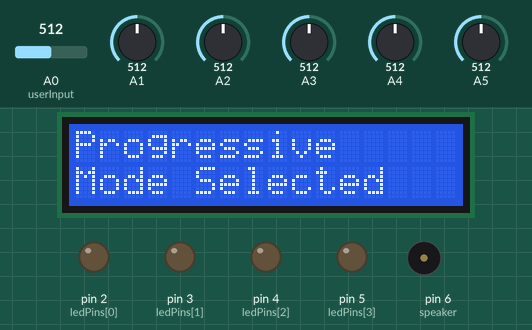
Recording of a sketch running on a simulated Arduino Uno, built with avr-gcc and run on an emulated ATmega328P. On the bench: 16×2 character LCD, output pins drawn as LEDs (lit = HIGH), buzzer (waves = sounding). Dashed ring = blinking. The inputs (shaded band) are chosen by the test bench; at power-on: A1 = 512, A2 = 512, A0 (userInput) = 512, A3 = 512, A4 = 512, A5 = 512. Random numbers use the default seed unless the sketch sets one.

Above: at 11.0 s.
11.1 s: A1 set to 710
At 14.3 s:
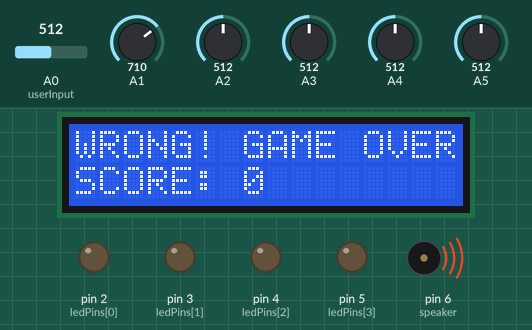
14.5 s: A2 set to 710
19.9 s: A0 (userInput) set to 115
At 22.14 s:
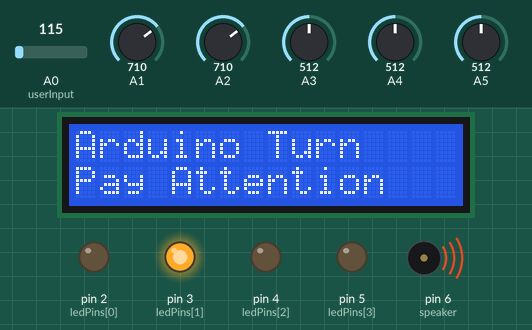
23.8 s: A1 set to 115
At 32.54 s:
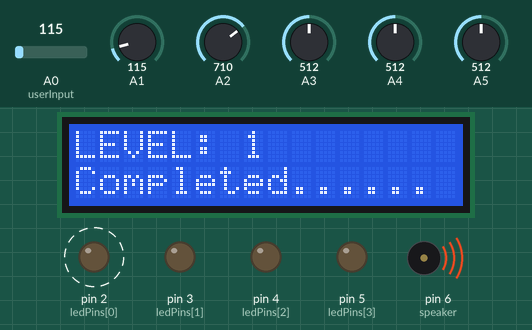
32.6 s: A2 set to 115
At 41.6 s:
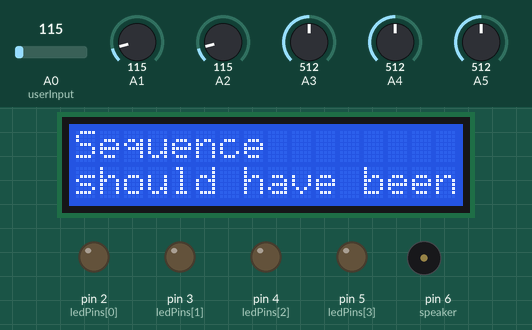
42.7 s: A3 set to 115
At 50.85 s:
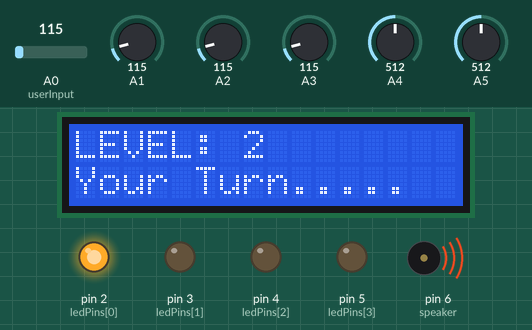
Timing chart, 0 to 53.8 s (numbered marks = the images above; inputs shaded):
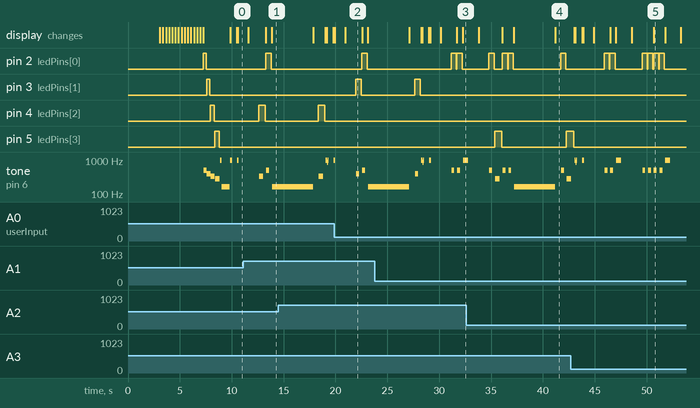

Measured:
- after the input at 11.1 s, pin 4 (ledPins[2]): LOW → HIGH after 1.5 s, → LOW 0.63 s later
- after the input at 19.9 s, pin 3 (ledPins[1]): LOW → HIGH after 2.0 s, → LOW 0.56 s later
- after the input at 32.6 s, pin 5 (ledPins[3]): LOW → HIGH after 2.7 s, → LOW 0.69 s later, → HIGH 6.2 s later
- by itself, tone on pin 6 (speaker): plays 991 Hz for 0.12 s, 852 Hz for 0.04 s, 991 Hz for 0.12 s, 991 Hz for 0.16 s, 498 Hz for 0.28 s, 498 Hz for 0.28 s … (12 notes in this stretch)
- what the display in image 2 shows lasts 1.7 s, from 20.9 s to 22.6 s

The sketch:

memory_game1.ino
```cpp
#include <LiquidCrystal.h>
LiquidCrystal lcd(12,11,10,9,8,7);

const int ledPins[] = {2, 3, 4, 5};
const int speaker = 6;
const int userInput = 0;

int level = 0, gameMode = 0;
int lastLevelSeq[50];
bool started = false, gameover = false, soundEnabled = true;

void setup() {
  for (int i = 0; i < 4; i++) pinMode(ledPins[i], OUTPUT);
  pinMode(speaker, OUTPUT);
  lcd.begin(16, 2);
  lcd.print("Welcome To");
  lcd.setCursor(0, 1);
  lcd.print("SIMON SAYS GAME");
  delay(3000);
  for (int i = 0; i < 14; i++) {
    lcd.scrollDisplayLeft(); delay(300);
  }
  lcd.clear(); lcd.print("Loading Game...");
  for (int i = 1; i <= 6; i++) {
    if (i < 5) lightLed(i);
    playTone(i); lightLed(0);
  }
}

void loop() {
  lcd.clear(); lcd.print("To Start");
  lcd.setCursor(0, 1); lcd.print("PRESS ANY BUTTON");
  while (!started) if (getButtonPressed() > 0) { playTone(5); started = true; }

  memset(lastLevelSeq, 0, sizeof(lastLevelSeq));
  delay(500);
  lcd.clear(); lcd.print("Select Game Mode");

  while (gameMode == 0) {
    lcd.setCursor(0, 1); lcd.print("1=P 2=R 4=TGLSND");
    switch (getButtonPressed()) {
      case 1: playTone(5); gameMode = 1; lcd.clear(); lcd.print("Progressive"); lcd.setCursor(0,1); lcd.print("Mode Selected"); break;
      case 2: playTone(5); gameMode = 2; lcd.clear(); lcd.print("Random"); lcd.setCursor(0,1); lcd.print("Mode Selected"); break;
      case 4:
        soundEnabled = !soundEnabled;
        lcd.setCursor(0,1);
        lcd.print(soundEnabled ? "Sound Mode: ON  " : "Sound Mode: OFF ");
        if (soundEnabled) playTone(5);
        delay(1000);
        break;
    }
  }

  delay(1000); level = 1;

  while (!gameover) {
    if (doLevel(level)) {
      lcd.clear(); lcd.print("LEVEL: "); lcd.print(level);
      lcd.setCursor(0,1); lcd.print("Completed......");
      if (soundEnabled) for (int i = 0; i < 3; i++) { playTone(5); delay(50); }
      else delay(125);
      delay(1000); level++;
    } else gameover = true;
  }

  lcd.clear(); lcd.print("WRONG! GAME OVER");
  lcd.setCursor(0,1); lcd.print("SCORE: "); lcd.print(level-1);
  if (soundEnabled) for (int i = 0; i < 5; i++) { playTone(6); delay(50); }
  else delay(125);

  lcd.clear(); lcd.print("Sequence");
  lcd.setCursor(0,1); lcd.print("should have been");
  delay(500);
  for (int s = 0; s < level; s++) playStep(lastLevelSeq[s]);

  lcd.clear(); lcd.print("Your Score: "); lcd.print(level-1);
  lcd.setCursor(0,1); lcd.print("PRESS ANY BUTTON");
  while (gameover) {
    if (getButtonPressed() > 0) {
      level = 0;
      if (soundEnabled) playTone(5);
      gameover = false; started = false; gameMode = 0;
    }
  }
}

int getButtonPressed() {
  int val = analogRead(userInput);
  if (val > 850) return 0;
  if (val < 600) return 1;
  if (val < 700) return 2;
  if (val < 800) return 3;
  return 4;
}

void playStep(int num) {
  lightLed(num);
  if (soundEnabled) playTone(num);
  else delay(100);
  delay(250); lightLed(0);
}

void lightLed(int led) {
  for (int i = 0; i < 4; i++) digitalWrite(ledPins[i], (led == i + 1));
  if (led == 0) delay(50);
}

void playTone(int tone) {
  int tones[] = {1000, 1250, 1500, 1750, 500, 3000};
  for (long i = 0; i < 125; i++) {
    digitalWrite(speaker, HIGH);
    delayMicroseconds(tones[tone - 1]);
    digitalWrite(speaker, LOW);
    delayMicroseconds(tones[tone - 1]);
  }
}

bool doLevel(int lvl) {
  int steps[lvl], userStep, userLength = 0;
  bool levelPass = false, inProgress = true;

  lcd.clear(); lcd.print("Arduino Turn"); lcd.setCursor(0,1); lcd.print("Pay Attention");
  delay(1000);
  randomSeed(analogRead(0) + analogRead(1) + analogRead(2) + analogRead(3) + analogRead(4) + analogRead(5));

  for (int i = 0; i < lvl; i++) {
    steps[i] = (gameMode == 1 && i < lvl - 1) ? lastLevelSeq[i] : random(1, 5);
    lastLevelSeq[i] = steps[i];
  }

  for (int i = 0; i < lvl; i++) playStep(steps[i]);

  lcd.clear(); lcd.print("LEVEL: "); lcd.print(lvl);
  lcd.setCursor(0,1); lcd.print("Your Turn.....");

  while (inProgress) {
    userStep = getButtonPressed();
    if (userStep > 0) {
      userLength++; playStep(userStep);
      if (steps[userLength - 1] != userStep) return false;
      if (userLength == lvl) return true;
    }
  }
  return levelPass;
}
```
